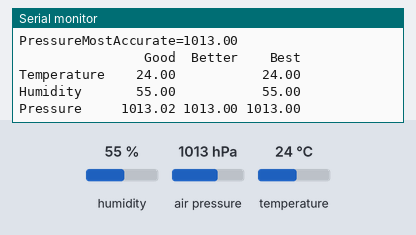
This sketch was run on a simulated Arduino Uno, built with avr-gcc and run on an emulated ATmega328P. On the bench: the last lines printed to the serial monitor. Wiring (inferred from the names in the program): BME280 sensor at I2C address 0x76. The test bench sets the inputs (shaded band); at power-on: air pressure 1013 hPa, humidity 55 %, temperature 24 °C.

Above: at 1.2 s.
1.3 s: air pressure set to 952 hPa
At 6.7 s:
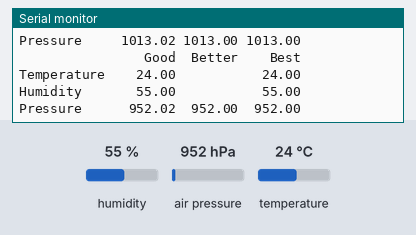
10.8 s: humidity set to 22 %
13.3 s: temperature set to 12 °C
At 16.4 s:
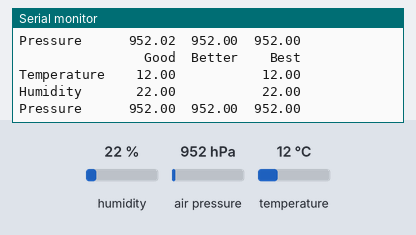

Measured:
- after the input at 1.3 s, the serial monitor: prints a new line after 4.2 s (image 1)
- after the input at 13.3 s, the serial monitor: prints a new line after 2.3 s (image 2)

The sketch:

teensy_BME280.ino
```cpp
// (licence header left out)
// BME280 MOD-1022 weather multi-sensor Arduino demo
// Written originally by Embedded Adventures

#include <BME280_MOD-1022.h>
//#include "avr/dtostrf.h"
#include <Wire.h>

// Arduino needs this to pring pretty numbers

void printFormattedFloat(float x, uint8_t precision) {
char buffer[10];

  dtostrf(x, 7, precision, buffer);
  Serial.print(buffer);

}


// print out the measurements

void printCompensatedMeasurements(void) {

float temp, humidity,  pressure, pressureMoreAccurate;
double tempMostAccurate, humidityMostAccurate, pressureMostAccurate;
char buffer[80];

  temp      = BME280.getTemperature();
  humidity  = BME280.getHumidity();
  pressure  = BME280.getPressure();

  pressureMoreAccurate = BME280.getPressureMoreAccurate();  // t_fine already calculated from getTemperaure() above

  tempMostAccurate     = BME280.getTemperatureMostAccurate();
  humidityMostAccurate = BME280.getHumidityMostAccurate();
  pressureMostAccurate = BME280.getPressureMostAccurate();
  Serial.println("                Good  Better    Best");
  Serial.print("Temperature  ");
  printFormattedFloat(temp, 2);
  Serial.print("         ");
  printFormattedFloat(tempMostAccurate, 2);
  Serial.println();

  Serial.print("Humidity     ");
  printFormattedFloat(humidity, 2);
  Serial.print("         ");
  printFormattedFloat(humidityMostAccurate, 2);
  Serial.println();

  Serial.print("Pressure     ");
  printFormattedFloat(pressure, 2);
  Serial.print(" ");
  printFormattedFloat(pressureMoreAccurate, 2);
  Serial.print(" ");
  printFormattedFloat(pressureMostAccurate, 2);
  Serial.println();
}


// setup wire and serial

void setup()
{
  Wire.begin();
  Serial.begin(9600);
}

// main loop

void loop()
{

  uint8_t chipID;

  Serial.println("Welcome to the BME280 MOD-1022 weather multi-sensor test sketch!");
  Serial.println("Embedded Adventures (www.embeddedadventures.com)");
  chipID = BME280.readChipId();

  // find the chip ID out just for fun
  Serial.print("ChipID = 0x");
  Serial.print(chipID, HEX);


  // need to read the NVM compensation parameters
  BME280.readCompensationParams();

  // Need to turn on 1x oversampling, default is os_skipped, which means it doesn't measure anything
  BME280.writeOversamplingPressure(os1x);  // 1x over sampling (ie, just one sample)
  BME280.writeOversamplingTemperature(os1x);
  BME280.writeOversamplingHumidity(os1x);

  // example of a forced sample.  After taking the measurement the chip goes back to sleep
  BME280.writeMode(smForced);
  while (BME280.isMeasuring()) {
    Serial.println("Measuring...");
    delay(50);
  }
  Serial.println("Done!");

  // read out the data - must do this before calling the getxxxxx routines
  BME280.readMeasurements();
  Serial.print("Temp=");
  Serial.println(BME280.getTemperature());  // must get temp first
  Serial.print("Humidity=");
  Serial.println(BME280.getHumidity());
  Serial.print("Pressure=");
  Serial.println(BME280.getPressure());
  Serial.print("PressureMoreAccurate=");
  Serial.println(BME280.getPressureMoreAccurate());  // use int64 calculcations
  Serial.print("TempMostAccurate=");
  Serial.println(BME280.getTemperatureMostAccurate());  // use double calculations
  Serial.print("HumidityMostAccurate=");
  Serial.println(BME280.getHumidityMostAccurate()); // use double calculations
  Serial.print("PressureMostAccurate=");
  Serial.println(BME280.getPressureMostAccurate()); // use double calculations

  // Example for "indoor navigation"
  // We'll switch into normal mode for regular automatic samples

  BME280.writeStandbyTime(tsb_0p5ms);        // tsb = 0.5ms
  BME280.writeFilterCoefficient(fc_16);      // IIR Filter coefficient 16
  BME280.writeOversamplingPressure(os16x);    // pressure x16
  BME280.writeOversamplingTemperature(os2x);  // temperature x2
  BME280.writeOversamplingHumidity(os1x);     // humidity x1

  BME280.writeMode(smNormal);

  while (1) {


    while (BME280.isMeasuring()) {


    }

    // read out the data - must do this before calling the getxxxxx routines
    BME280.readMeasurements();
    printCompensatedMeasurements();

    delay(5000);  // do this every 5 seconds
    Serial.println();
  }
}
```
